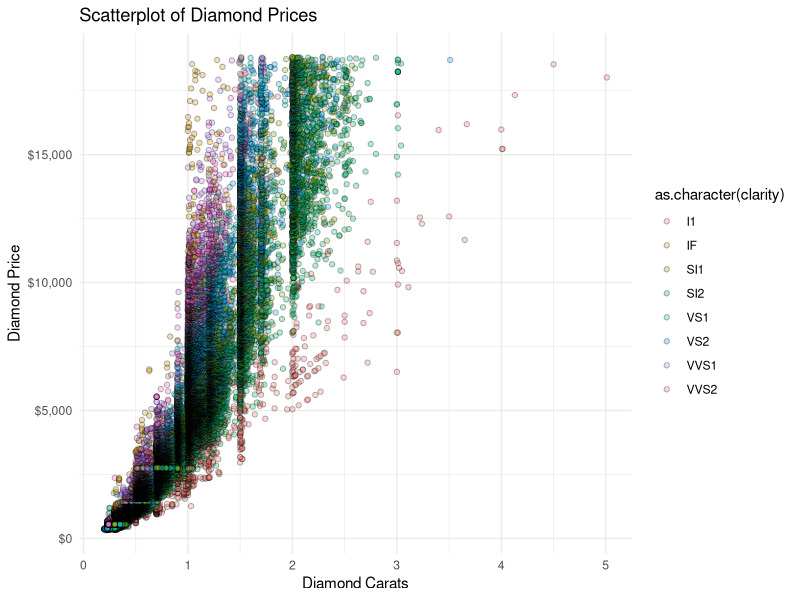
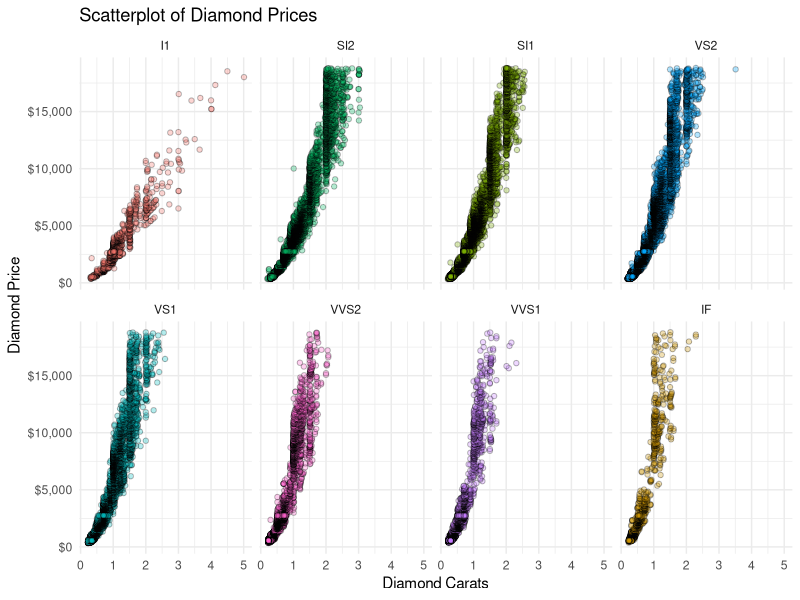
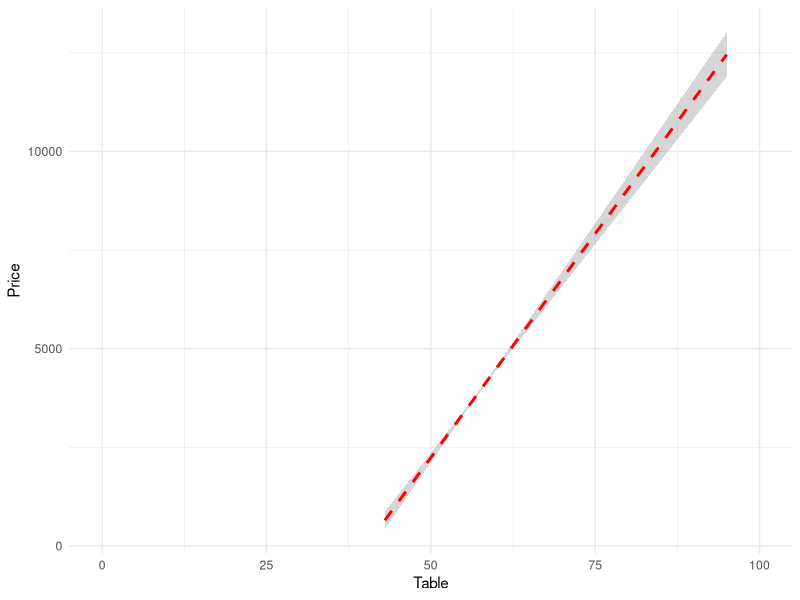
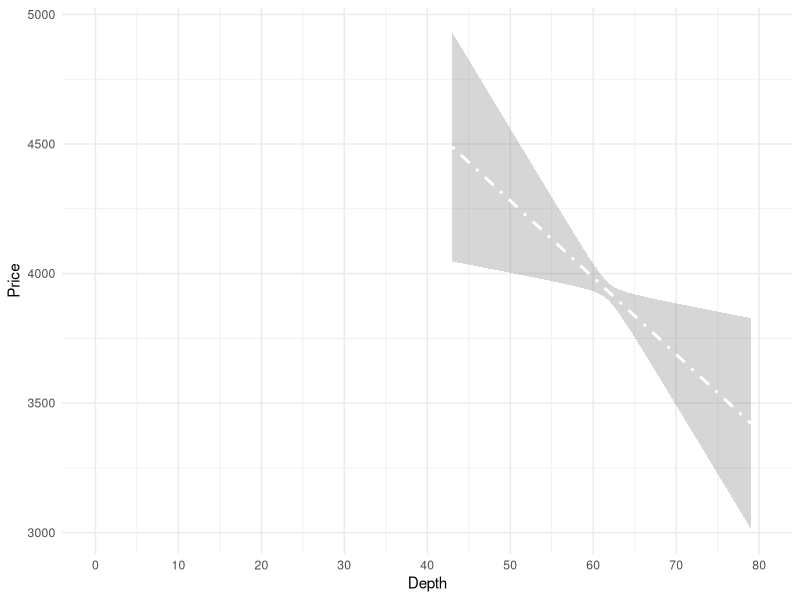
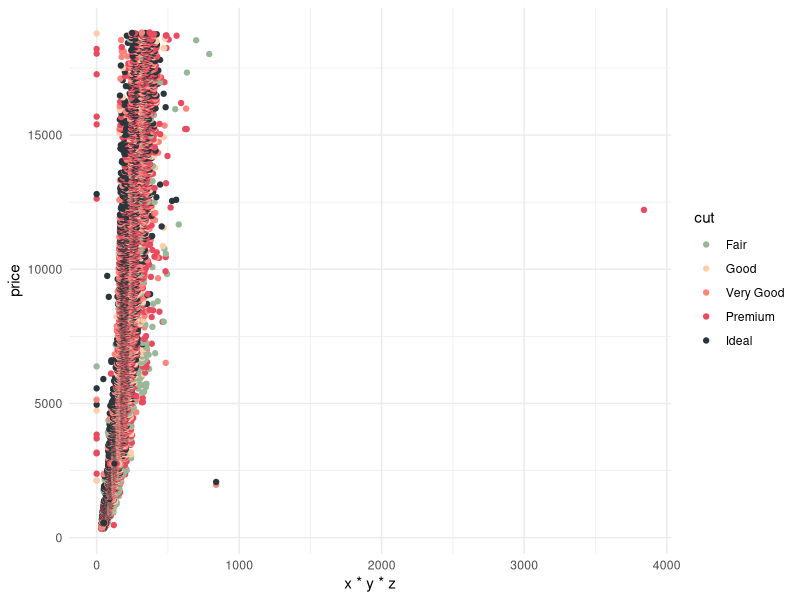
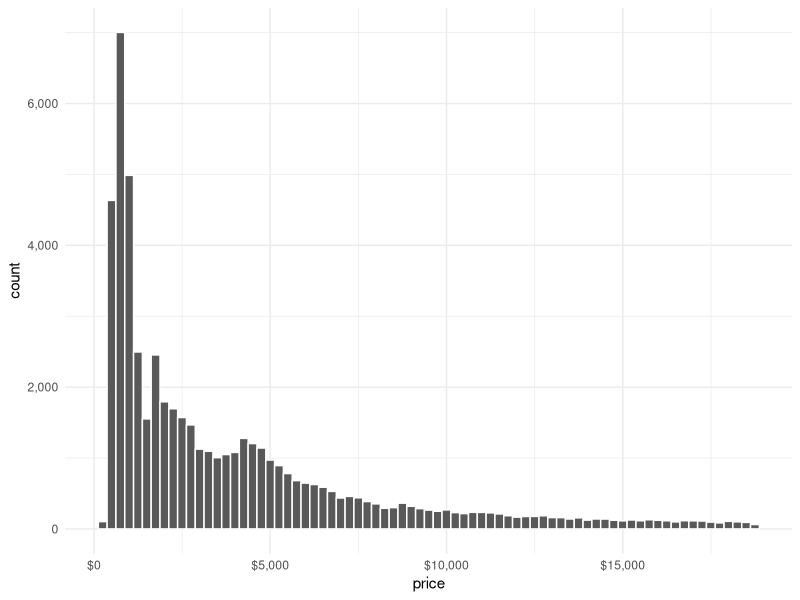
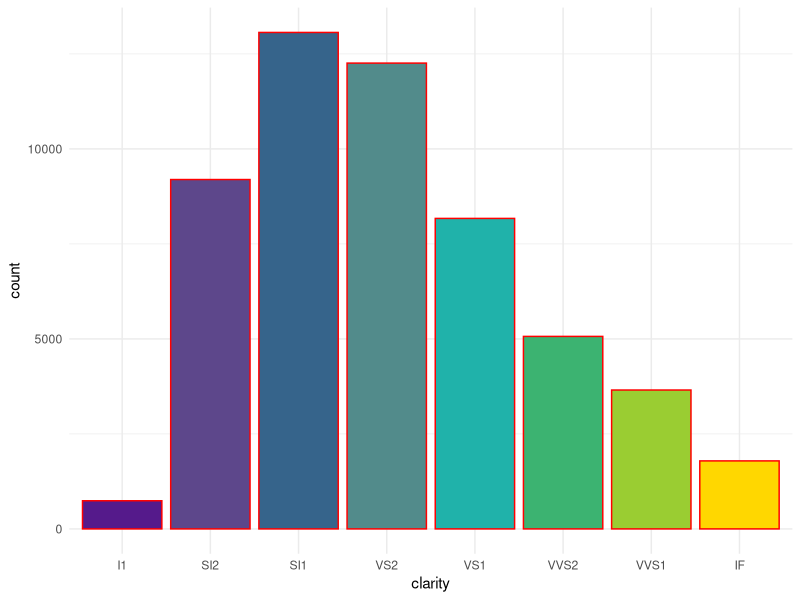
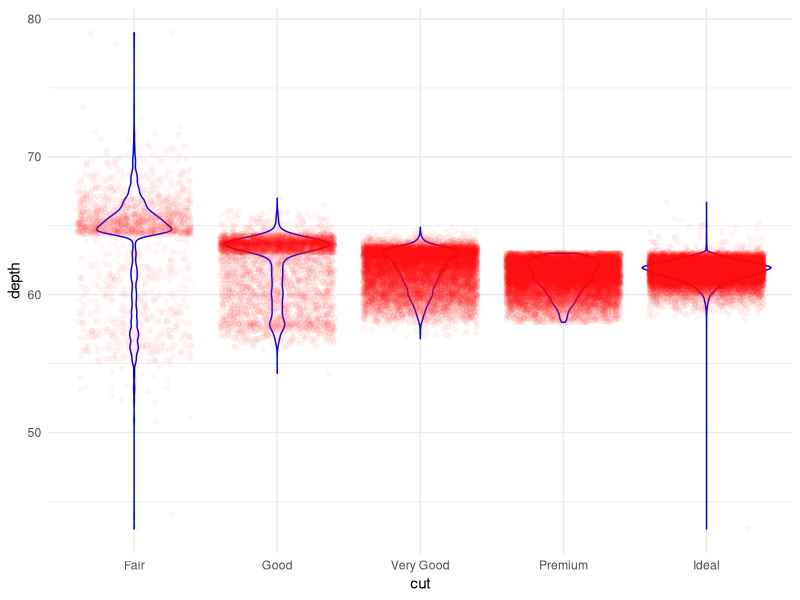

Reproduce these figures in R, in order.
## ---- chunk 1
knitr::opts_chunk$set(echo = TRUE)
library(tidyverse)

# Set your theme here
theme_set(theme_minimal())

# Create a duplicate copy of diamonds data here
diam_1 = diamonds

# Create Color Palettes
colors_1 = c("Fair" = "#99B898",
              "Good" = "#FECEAB", 
              "Very Good" = "#FF847C", 
              "Premium" = "#E84A5F", 
              "Ideal" = "#2A363B")

colors_2 = c("I1" = "purple4",
             "SI2" = "mediumpurple4",
             "SI1" = "steelblue4",
             "VS2" = "darkslategray4",
             "VS1" = "lightseagreen",
             "VVS2" = "mediumseagreen",
             "VVS1" = "olivedrab3",
             "IF" = "gold")
## ---- chunk 2
ggplot(diam_1, aes(carat,price)) +
  geom_point(aes(fill = as.character(clarity)),
             color = "black",
             alpha = 0.3,
             shape = 21,
             size = 1.5) +
  labs(title = "Scatterplot of Diamond Prices", x = "Diamond Carats", y = "Diamond Price") + 
  scale_y_continuous(labels = scales::dollar_format(prefix = "$"))
## ---- chunk 3
ggplot(diam_1, aes(carat,price)) +
  geom_point(aes(fill = as.character(clarity)),
             color = "black",
             alpha = 0.3,
             shape = 21,
             size = 1.5,
             show.legend = FALSE) +
  labs(title = "Scatterplot of Diamond Prices", x = "Diamond Carats", y = "Diamond Price") + 
  scale_y_continuous(labels = scales::dollar_format(prefix = "$")) +
  facet_wrap(~clarity, nrow = 2, ncol = 4)
## ---- chunk 4
ggplot(diam_1, aes(table, price)) + 
  geom_smooth(method = "lm",
              formula = y ~ x,
              alpha = 0.3,
              color = "red",
              linetype = "dashed",
              fill = "grey47",
              show.legend = FALSE) + 
  scale_x_continuous(breaks = seq(0,100, by = 25),
                     limits = c(0,100)) + 
  scale_y_continuous(breaks = seq(0,10000, by = 5000)) +
  labs(x = "Table", y = "Price")
## ---- chunk 5
ggplot(diam_1, aes(depth, price)) + 
  geom_smooth(method = "lm",
              formula = y ~ x,
              alpha = 0.3,
              color = "white",
              linetype = "dotdash",
              fill = "grey47",
              show.legend = FALSE) + 
  scale_x_continuous(breaks = seq(0,80, by = 10),
                     limits = c(0,80)) + 
  scale_y_continuous(breaks = seq(3000,5000, by = 500)) +
  labs(x = "Depth", y = "Price")
## ---- chunk 6
ggplot(diam_1, aes(x*y*z, price)) +
  geom_point(aes(color = cut)) +
  scale_fill_manual(values = colors_1) + 
  scale_color_manual(values = colors_1) +
  labs(x = "x * y * z", y = "price")
## ---- chunk 7
ggplot(diam_1, aes(price)) +
  geom_histogram(bins = 75, fill = "grey35", color = "white") +
  scale_x_continuous(labels = scales::dollar_format(prefix = "$"),
                     breaks = seq(0,15000, by = 5000)) +
  scale_y_continuous(labels = scales::comma_format(),
                     breaks = seq(0,7000, by = 2000))
## ---- chunk 8
ggplot(diam_1, aes(clarity)) +
  geom_bar(fill = colors_2, color = "red") +
  scale_y_continuous(breaks = seq(0,10000, by = 5000))
## ---- chunk 9
ggplot(diam_1, aes(cut, depth)) + 
  geom_violin(color = "blue") +
  geom_jitter(color = "red",  alpha = 0.03)
## ---- chunk 10
ggplot(diam_1, aes(x, price)) +
  geom_smooth(method = "lm",
              color = "green",
              show.legend = FALSE) + 
  geom_smooth(fill = "white",
              show.legend = FALSE)
